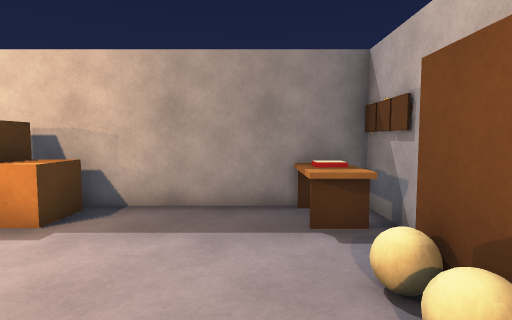
[1] (above)

17 first-person views from a walk through a 3-D level made in the Unity game engine. The camera is 1.4 m above the floor, tilts 4° down and sees 80° across. Doors are open. The floor is counted in squares, 1 m on a side. Each view is taken from the middle of a square. On the plan, view 1 faces up. The plan holds only what a view shows up to about 14 squares ahead; the rest is blank. The place goes on beyond the plan. The player is left out.

[2]
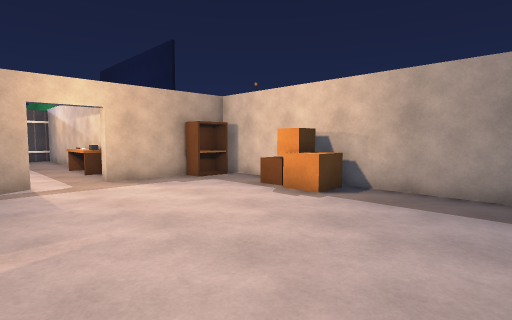

[3]
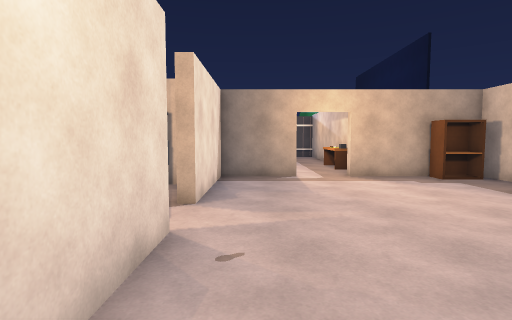

[4]
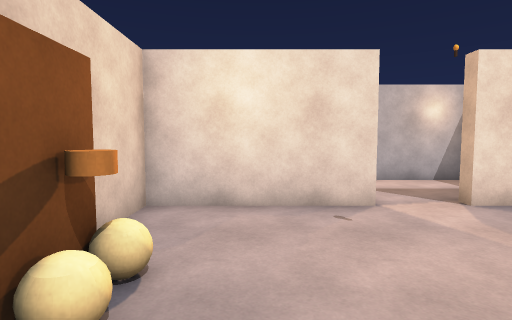

[5]
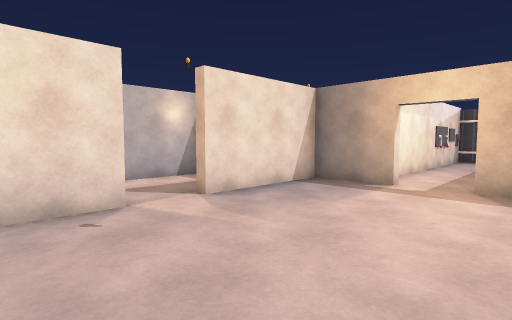

[6]
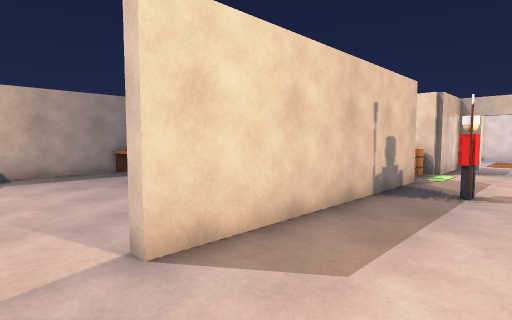

[7]
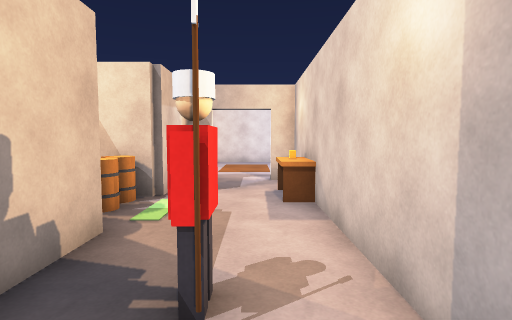

[8]
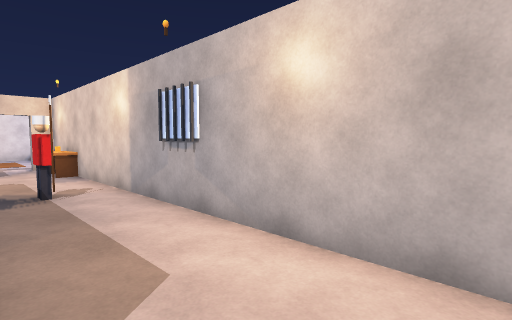

[9]
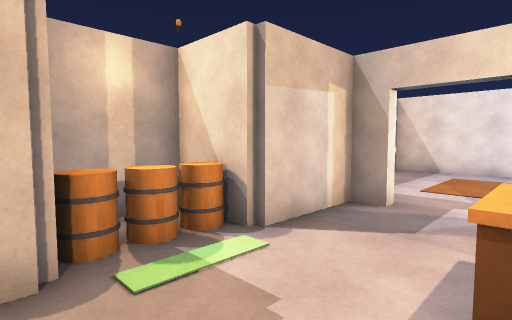

[10]
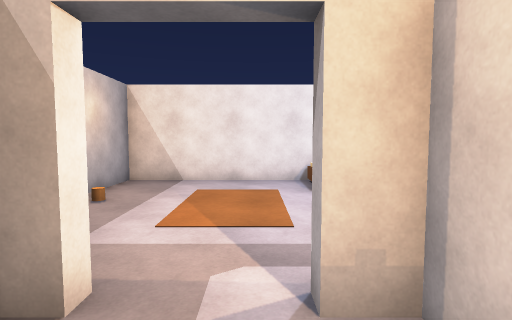

[11]
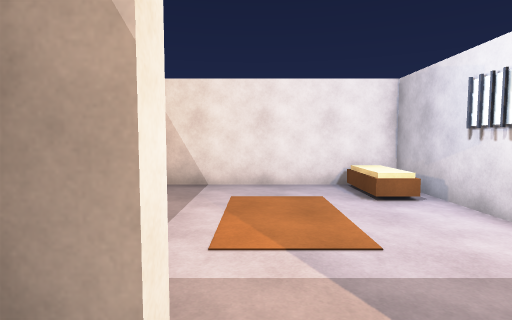

[12]
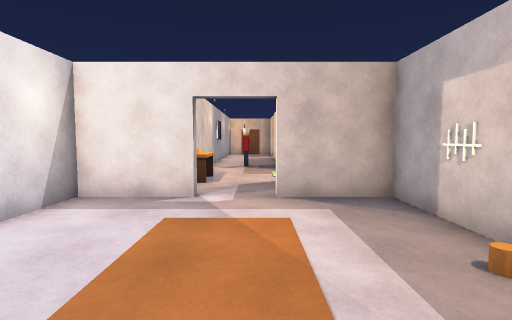

[13]
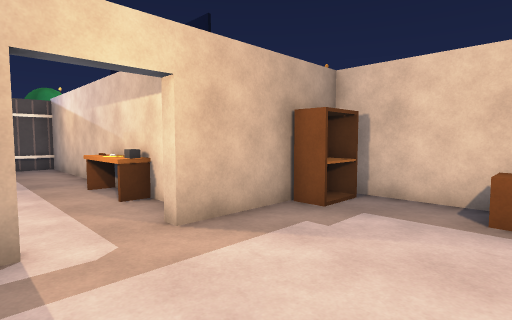

[14]
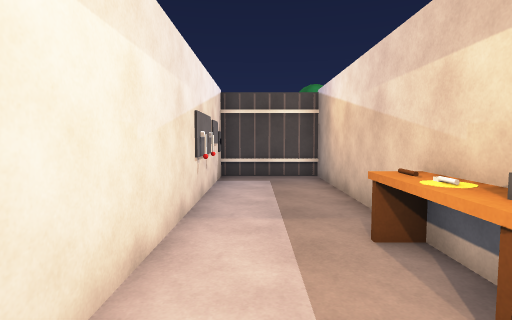

[15]
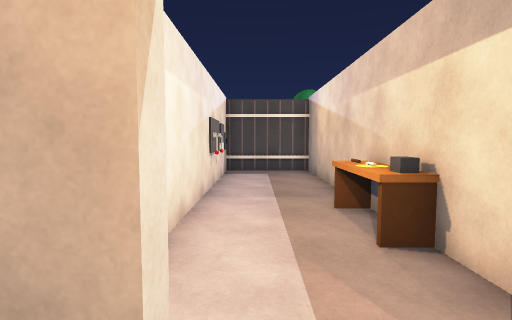

[16]
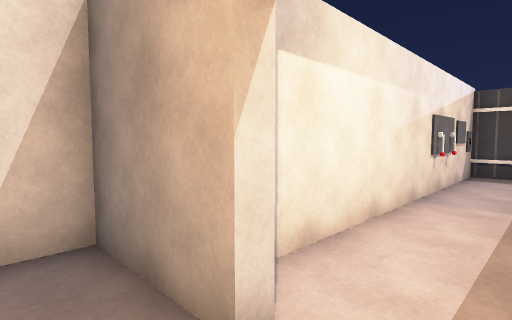

[17]
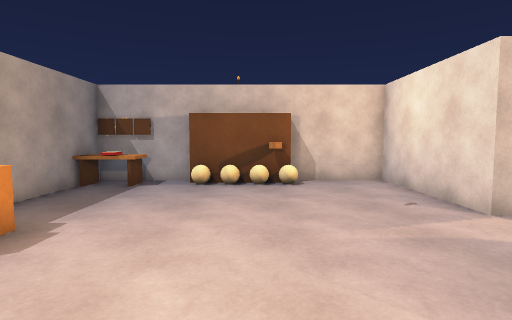

### Floor plan
Points are (right, up) in squares from view 1. A wall is a line through its corners. A room is listed if a view was taken in it or the views show most of it. See-through windows are left out.
Room 1 (views 1, 2, 3, 4, 5, 13, 15, 16, 17)
walls: (-2.5, -3.7) (-2.5, -3.3) (2.3, -3.3) (2.3, -0.1); (-5.6, 6.3) (-9.1, 6.3); (1.6, -0.1) (1.6, 3.1); (-9.8, -0.5) (-9.3, -0.5) (-9.3, -3.3) (-4.5, -3.3); (-9.3, 4.5) (-9.3, 1.5); (2.3, 3.1) (2.3, 4.5); (0.4, 6.3) (-3.2, 6.3)
ways out: opening at (-3.5, -4) to room 2; opening at (-10, 0.5) to room 4; open door at (-8, 5)
objects: other object (-9, 5); other object (-5, 5) to (-4, 6); other object (1, 0); other object (1, 2); other object (1, 5) to (2, 6); other object (2, 6)
Room 2 (views 6, 7, 8, 9, 10, 11)
walls: (6.5, -3.7) (-2.5, -3.7); (9.3, -2.6) (9.3, -1.5) (7, -1.5); (10.6, -7.3) (12.3, -7.3) (12.3, -6.5); (-4.5, -3.3) (-4.5, -3.8); (12.3, -4.5) (12.3, -3.7) (9.5, -3.7); (-7, -7.3) (8.2, -7.3)
ways out: opening at (-3.5, -4) to room 1; open door at (12.5, -5.5) to room 3
objects: other object (4, -6); other object (5, -6); other object (7, -3) to (9, -3); other object (9, -7) to (10, -7)
Room 3 (view 12)
walls: (16.1, -1.7) (12.7, -1.7) (12.7, -4.5); (12.7, -6.5) (12.7, -9.3) (20.3, -9.3) (20.3, -1.7) (17.6, -1.7)
ways out: open door at (12.5, -5.5) to room 2
Room 4 (view 14)
walls: (-14.6, 2.3) (-20.2, 2.3); (-16.2, -1.3) (-10.5, -1.3); (-10.6, 2.3) (-11.2, 2.3); (-9.3, 1.5) (-9.8, 1.5); (-20.5, -1.3) (-18.4, -1.3)
ways out: opening at (-10, 0.5) to room 1
objects: other object (-21, -1); other object (-21, 0); other object (-21, 1); other object (-21, 2); other object (-18, -1); other object (-17, -1); other object (-14, 2); other object (-13, 2); other object (-12, 2)

Positions as (right, up) in squares from view 1, and headings:
1: (0, 0), facing up
2: (1, -2), facing up-left
3: (2, -2), facing left
4: (0, 3), facing down
5: (0, 3), facing down-left
6: (-4, -7), facing up-right
7: (2, -6), facing right
8: (-4, -4), facing down-right
9: (6, -7), facing up-right
10: (10, -6), facing right
11: (11, -5), facing right
12: (20, -5), facing left
13: (-5, -1), facing up-left
14: (-10, 0), facing left
15: (-8, 0), facing left
16: (-8, 1), facing down-left
17: (-8, 1), facing right
